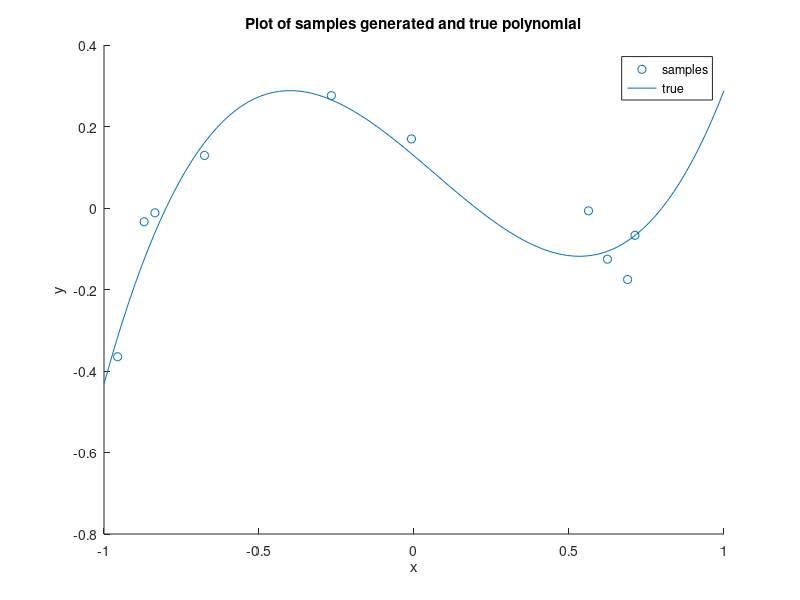
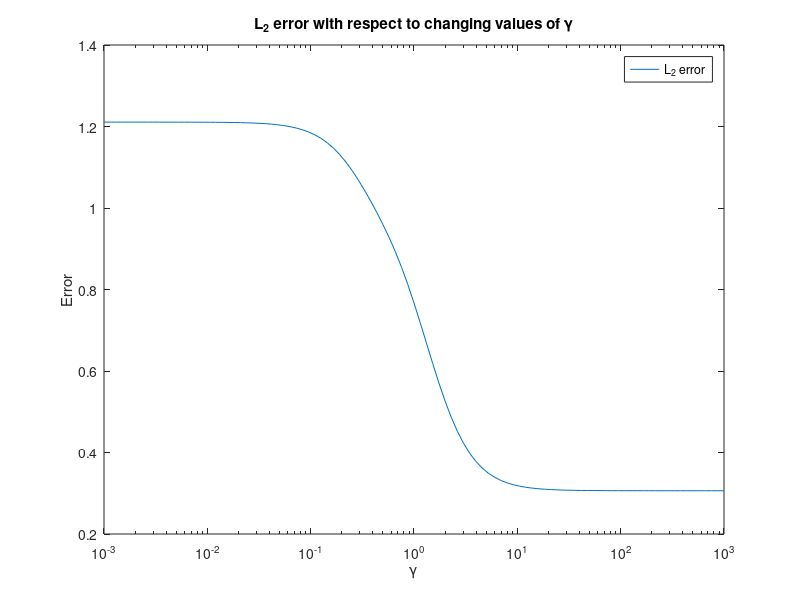

Here is the MATLAB script that generated these plots, in order:

clear all, close all; clc;
N = 10; % Number of Samples
x = (-1+2*rand(1,N))'; % Generate N samples from [-1,1]
x_vec = [x.^3 x.^2 x ones(1,N)']';
w = ([1000 -200 -640 128]/1000)'; % true coefficients w real roots at (x+.8)(x-.2)(x-.8)
y = zeros(1,N); % used to store values of y generated from plot
nsig = .075;
for i = 1:N
    y(i) = w'*x_vec(:,i)+normrnd(0,nsig);
end
y = y';
x_true = linspace(-1, 1);
figure(1); hold on;

scatter(x,y);
plot(x_true,(x_true+0.8).*(x_true-.2).*(x_true-.8));
legend('samples','true');
title('Plot of samples generated and true polynomial');
xlabel('x'); ylabel('y');
iterations = 101;
l2Map_error = zeros(1,iterations);
C=3;
val = logspace(-C,C,iterations);
w_map = zeros(1,4);
for z = 1:iterations
    Gamma = val(z);
    A = zeros(1,4);
    B = zeros(4);
    for i = 1:N
        A = A+(y(i)*(x_vec(:,i)'))/nsig;
        B = B+(x_vec(:,i)*x_vec(:,i)')/nsig;
    end
    w_map = A/(B+inv(Gamma^2*eye(4)));
    w_map = w_map';
    l2Map_error(z) = norm(w-w_map);
%     x_test = linspace(-1,1)';
%     x_tVec = [x_test.^3 x_test.^2 x_test ones(1,length(x_test))']';
%     test_wMap = repmat(w_map,1,size(w_map,4));
%     
% 
%     plot(x_test,w_map(1)*x_test.^3 + w_map(2)*x_test.^2 + w_map(3)*x_test+w_map(4));
    %legend(['gamma = ' +num2str(gamma)]);
end
figure(2);
semilogx(val,l2Map_error);
legend('L_2 error');
title('L_2 error with respect to changing values of \gamma');
xlabel('\gamma'); ylabel('Error');
